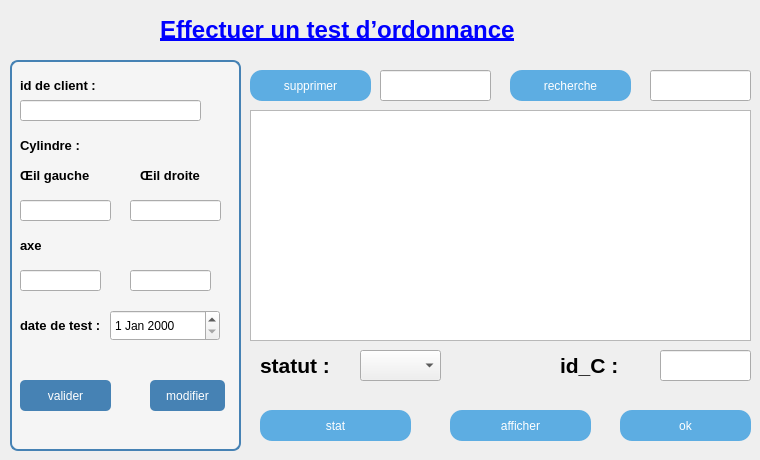
      <widget class="QWidget" name="tab_10">
       <attribute name="title">
        <string>tester</string>
       </attribute>
       <widget class="QGroupBox" name="groupBox_7">
        <property name="geometry">
         <rect>
          <x>10</x>
          <y>50</y>
          <width>231</width>
          <height>401</height>
         </rect>
        </property>
        <property name="styleSheet">
         <string notr="true">QGroupBox {
	font: 9pt &quot;Segoe UI&quot;;
	font: 900 12pt &quot;Segoe UI&quot;;
    background-color: #f5f5f5;
    border: 2px solid #4682B4;
    border-radius: 8px;
    margin-top: 10px;
}
QPushButton {
    background-color: #4682B4;
    color: white;
    border-radius: 5px;
    padding: 5px;
}
QPushButton:hover {
    background-color: #5A9BD5;
}</string>
        </property>
        <property name="title">
         <string/>
        </property>
        <widget class="QLabel" name="label_27">
         <property name="geometry">
          <rect>
           <x>10</x>
           <y>20</y>
           <width>81</width>
           <height>31</height>
          </rect>
         </property>
         <property name="text">
          <string>&lt;html&gt;&lt;head/&gt;&lt;body&gt;&lt;p&gt;&lt;span style=&quot; font-size:10pt; font-weight:700;&quot;&gt;id de client :&lt;/span&gt;&lt;/p&gt;&lt;/body&gt;&lt;/html&gt;</string>
         </property>
        </widget>
        <widget class="QLineEdit" name="id_client_test">
         <property name="geometry">
          <rect>
           <x>10</x>
           <y>50</y>
           <width>181</width>
           <height>21</height>
          </rect>
         </property>
        </widget>
        <widget class="QLabel" name="label_29">
         <property name="geometry">
          <rect>
           <x>10</x>
           <y>110</y>
           <width>71</width>
           <height>31</height>
          </rect>
         </property>
         <property name="text">
          <string>&lt;html&gt;&lt;head/&gt;&lt;body&gt;&lt;p&gt;&lt;span style=&quot; font-size:10pt; font-weight:700;&quot;&gt;Œil gauche&lt;/span&gt;&lt;/p&gt;&lt;/body&gt;&lt;/html&gt;</string>
         </property>
        </widget>
        <widget class="QLabel" name="label_30">
         <property name="geometry">
          <rect>
           <x>130</x>
           <y>110</y>
           <width>71</width>
           <height>31</height>
          </rect>
         </property>
         <property name="text">
          <string>&lt;html&gt;&lt;head/&gt;&lt;body&gt;&lt;p&gt;&lt;span style=&quot; font-size:10pt; font-weight:700;&quot;&gt;Œil droite&lt;/span&gt;&lt;/p&gt;&lt;/body&gt;&lt;/html&gt;</string>
         </property>
        </widget>
        <widget class="QLineEdit" name="od_axe">
         <property name="geometry">
          <rect>
           <x>120</x>
           <y>220</y>
           <width>81</width>
           <height>21</height>
          </rect>
         </property>
        </widget>
        <widget class="QLabel" name="label_31">
         <property name="geometry">
          <rect>
           <x>10</x>
           <y>80</y>
           <width>101</width>
           <height>31</height>
          </rect>
         </property>
         <property name="text">
          <string>&lt;html&gt;&lt;head/&gt;&lt;body&gt;&lt;p&gt;&lt;span style=&quot; font-size:10pt; font-weight:700;&quot;&gt;Cylindre :&lt;/span&gt;&lt;/p&gt;&lt;/body&gt;&lt;/html&gt;</string>
         </property>
        </widget>
        <widget class="QLineEdit" name="og_cylindre">
         <property name="geometry">
          <rect>
           <x>10</x>
           <y>150</y>
           <width>91</width>
           <height>21</height>
          </rect>
         </property>
        </widget>
        <widget class="QLabel" name="label_32">
         <property name="geometry">
          <rect>
           <x>10</x>
           <y>180</y>
           <width>31</width>
           <height>31</height>
          </rect>
         </property>
         <property name="text">
          <string>&lt;html&gt;&lt;head/&gt;&lt;body&gt;&lt;p&gt;&lt;span style=&quot; font-size:10pt; font-weight:700;&quot;&gt;axe&lt;/span&gt;&lt;/p&gt;&lt;/body&gt;&lt;/html&gt;</string>
         </property>
        </widget>
        <widget class="QPushButton" name="pushButton_14">
         <property name="geometry">
          <rect>
           <x>140</x>
           <y>330</y>
           <width>75</width>
           <height>31</height>
          </rect>
         </property>
         <property name="styleSheet">
          <string notr="true">font: 900 12pt &quot;Segoe UI&quot;;</string>
         </property>
         <property name="text">
          <string>modifier</string>
         </property>
        </widget>
        <widget class="QPushButton" name="ajouter_test_ordonnance">
         <property name="geometry">
          <rect>
           <x>10</x>
           <y>330</y>
           <width>91</width>
           <height>31</height>
          </rect>
         </property>
         <property name="styleSheet">
          <string notr="true">font: 900 12pt &quot;Segoe UI&quot;;</string>
         </property>
         <property name="text">
          <string>valider</string>
         </property>
        </widget>
        <widget class="QLabel" name="label_33">
         <property name="geometry">
          <rect>
           <x>10</x>
           <y>260</y>
           <width>91</width>
           <height>31</height>
          </rect>
         </property>
         <property name="text">
          <string>&lt;html&gt;&lt;head/&gt;&lt;body&gt;&lt;p&gt;&lt;span style=&quot; font-size:10pt; font-weight:700;&quot;&gt;date de test :&lt;/span&gt;&lt;/p&gt;&lt;/body&gt;&lt;/html&gt;</string>
         </property>
        </widget>
        <widget class="QDateEdit" name="date_test">
         <property name="geometry">
          <rect>
           <x>100</x>
           <y>260</y>
           <width>110</width>
           <height>31</height>
          </rect>
         </property>
        </widget>
        <widget class="QLineEdit" name="od_cylindre">
         <property name="geometry">
          <rect>
           <x>120</x>
           <y>150</y>
           <width>91</width>
           <height>21</height>
          </rect>
         </property>
        </widget>
        <widget class="QLineEdit" name="og_axe">
         <property name="geometry">
          <rect>
           <x>10</x>
           <y>220</y>
           <width>81</width>
           <height>21</height>
          </rect>
         </property>
        </widget>
       </widget>
       <widget class="QLabel" name="label_34">
        <property name="geometry">
         <rect>
          <x>160</x>
          <y>10</y>
          <width>371</width>
          <height>41</height>
         </rect>
        </property>
        <property name="text">
         <string>&lt;html&gt;&lt;head/&gt;&lt;body&gt;&lt;p&gt;&lt;span style=&quot; font-size:18pt; font-weight:700; text-decoration: underline; color:#0000ff;&quot;&gt;Effectuer un test d’ordonnance&lt;/span&gt;&lt;/p&gt;&lt;/body&gt;&lt;/html&gt;</string>
        </property>
       </widget>
       <widget class="QPushButton" name="supprimer_test_ordonnance">
        <property name="geometry">
         <rect>
          <x>250</x>
          <y>70</y>
          <width>121</width>
          <height>31</height>
         </rect>
        </property>
        <property name="styleSheet">
         <string notr="true">font: 900 12pt &quot;Segoe UI&quot;;
background-color: #3498db;   /* الأزرق */
    color: white;                /* لون النص */
    border-radius: 12px;         /* الحواف مدوّرة */
    padding: 8px 16px;  
background-color: #5dade2;</string>
        </property>
        <property name="text">
         <string>supprimer</string>
        </property>
       </widget>
       <widget class="QLineEdit" name="id_test_supp">
        <property name="geometry">
         <rect>
          <x>380</x>
          <y>70</y>
          <width>111</width>
          <height>31</height>
         </rect>
        </property>
       </widget>
       <widget class="QTableView" name="table_tests_ordonnance">
        <property name="geometry">
         <rect>
          <x>250</x>
          <y>110</y>
          <width>501</width>
          <height>231</height>
         </rect>
        </property>
       </widget>
       <widget class="QComboBox" name="statut_client">
        <property name="geometry">
         <rect>
          <x>360</x>
          <y>350</y>
          <width>81</width>
          <height>31</height>
         </rect>
        </property>
       </widget>
       <widget class="QLabel" name="label_35">
        <property name="geometry">
         <rect>
          <x>260</x>
          <y>350</y>
          <width>91</width>
          <height>31</height>
         </rect>
        </property>
        <property name="text">
         <string>&lt;html&gt;&lt;head/&gt;&lt;body&gt;&lt;p&gt;&lt;span style=&quot; font-size:16pt; font-weight:700;&quot;&gt;statut  :&lt;/span&gt;&lt;/p&gt;&lt;/body&gt;&lt;/html&gt;</string>
        </property>
       </widget>
       <widget class="QLineEdit" name="id_client_rech_test">
        <property name="geometry">
         <rect>
          <x>650</x>
          <y>70</y>
          <width>101</width>
          <height>31</height>
         </rect>
        </property>
       </widget>
       <widget class="QPushButton" name="rechercher_tests_client">
        <property name="geometry">
         <rect>
          <x>510</x>
          <y>70</y>
          <width>121</width>
          <height>31</height>
         </rect>
        </property>
        <property name="styleSheet">
         <string notr="true">font: 900 12pt &quot;Segoe UI&quot;;
background-color: #3498db;   /* الأزرق */
    color: white;                /* لون النص */
    border-radius: 12px;         /* الحواف مدوّرة */
    padding: 8px 16px;  
background-color: #5dade2;</string>
        </property>
        <property name="text">
         <string>recherche</string>
        </property>
       </widget>
       <widget class="QPushButton" name="afficher_tests_ordonnance">
        <property name="geometry">
         <rect>
          <x>450</x>
          <y>410</y>
          <width>141</width>
          <height>31</height>
         </rect>
        </property>
        <property name="styleSheet">
         <string notr="true">font: 900 12pt &quot;Segoe UI&quot;;
background-color: #3498db;   /* الأزرق */
    color: white;                /* لون النص */
    border-radius: 12px;         /* الحواف مدوّرة */
    padding: 8px 16px;  
background-color: #5dade2;
</string>
        </property>
        <property name="text">
         <string>afficher</string>
        </property>
       </widget>
       <widget class="QPushButton" name="changer_statut_btn">
        <property name="geometry">
         <rect>
          <x>620</x>
          <y>410</y>
          <width>131</width>
          <height>31</height>
         </rect>
        </property>
        <property name="styleSheet">
         <string notr="true">font: 900 12pt &quot;Segoe UI&quot;;
background-color: #3498db;   /* الأزرق */
    color: white;                /* لون النص */
    border-radius: 12px;         /* الحواف مدوّرة */
    padding: 8px 16px;  
background-color: #5dade2;</string>
        </property>
        <property name="text">
         <string>ok</string>
        </property>
       </widget>
       <widget class="QLineEdit" name="id_client_statut">
        <property name="geometry">
         <rect>
          <x>660</x>
          <y>350</y>
          <width>91</width>
          <height>31</height>
         </rect>
        </property>
       </widget>
       <widget class="QLabel" name="label_45">
        <property name="geometry">
         <rect>
          <x>560</x>
          <y>350</y>
          <width>61</width>
          <height>31</height>
         </rect>
        </property>
        <property name="text">
         <string>&lt;html&gt;&lt;head/&gt;&lt;body&gt;&lt;p&gt;&lt;span style=&quot; font-size:16pt; font-weight:700;&quot;&gt;id_C :&lt;/span&gt;&lt;/p&gt;&lt;/body&gt;&lt;/html&gt;</string>
        </property>
       </widget>
       <widget class="QPushButton" name="statistiques_statut_btn">
        <property name="geometry">
         <rect>
          <x>260</x>
          <y>410</y>
          <width>151</width>
          <height>31</height>
         </rect>
        </property>
        <property name="styleSheet">
         <string notr="true">font: 900 12pt &quot;Segoe UI&quot;;
background-color: #3498db;   /* الأزرق */
    color: white;                /* لون النص */
    border-radius: 12px;         /* الحواف مدوّرة */
    padding: 8px 16px;  
background-color: #5dade2;</string>
        </property>
        <property name="text">
         <string>stat</string>
        </property>
       </widget>
      </widget>
